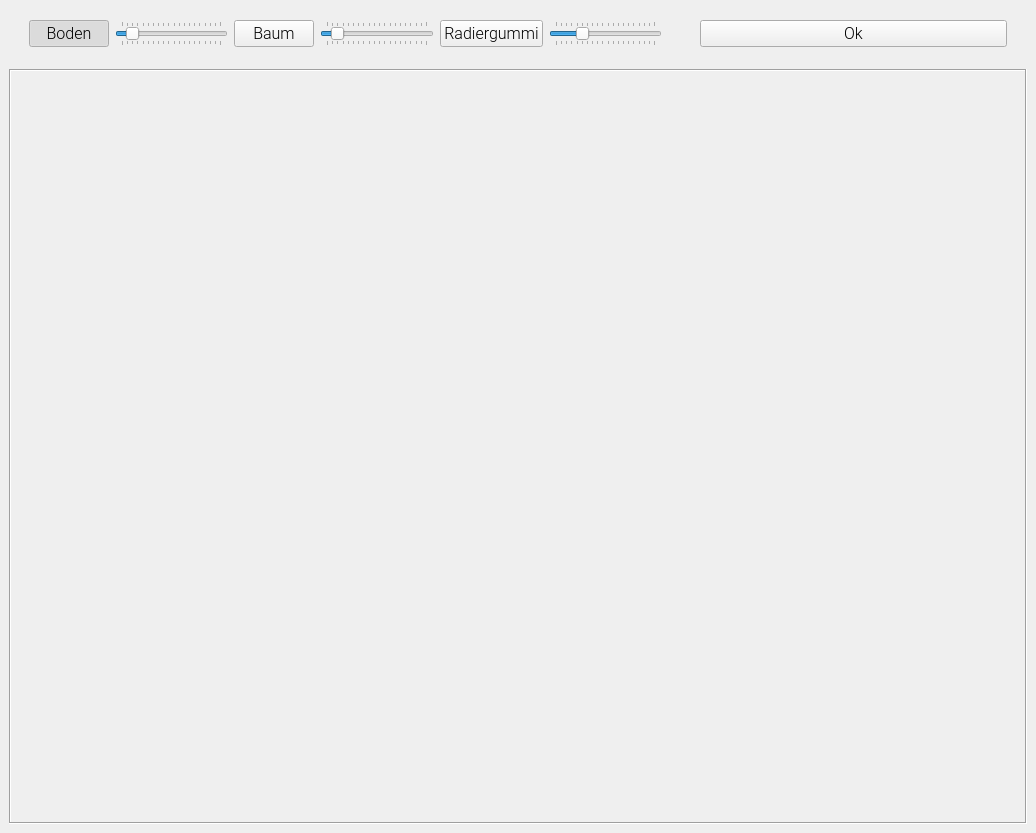
<?xml version="1.0" encoding="UTF-8"?>
<ui version="4.0">
 <class>MainWindow</class>
 <widget class="QMainWindow" name="MainWindow">
  <property name="geometry">
   <rect>
    <x>0</x>
    <y>0</y>
    <width>1036</width>
    <height>833</height>
   </rect>
  </property>
  <property name="windowTitle">
   <string>MainWindow</string>
  </property>
  <widget class="QWidget" name="centralwidget">
   <layout class="QVBoxLayout" name="verticalLayout">
    <property name="spacing">
     <number>0</number>
    </property>
    <property name="leftMargin">
     <number>0</number>
    </property>
    <property name="topMargin">
     <number>0</number>
    </property>
    <property name="rightMargin">
     <number>0</number>
    </property>
    <property name="bottomMargin">
     <number>0</number>
    </property>
    <item>
     <widget class="QWidget" name="menu" native="true">
      <property name="sizePolicy">
       <sizepolicy hsizetype="Preferred" vsizetype="Fixed">
        <horstretch>0</horstretch>
        <verstretch>0</verstretch>
       </sizepolicy>
      </property>
      <property name="minimumSize">
       <size>
        <width>0</width>
        <height>40</height>
       </size>
      </property>
      <property name="maximumSize">
       <size>
        <width>16777215</width>
        <height>60</height>
       </size>
      </property>
      <layout class="QHBoxLayout" name="horizontalLayout">
       <property name="spacing">
        <number>20</number>
       </property>
       <property name="leftMargin">
        <number>20</number>
       </property>
       <property name="rightMargin">
        <number>20</number>
       </property>
       <item>
        <widget class="QWidget" name="horizontalWidget_2" native="true">
         <property name="sizePolicy">
          <sizepolicy hsizetype="Preferred" vsizetype="Fixed">
           <horstretch>2</horstretch>
           <verstretch>0</verstretch>
          </sizepolicy>
         </property>
         <property name="minimumSize">
          <size>
           <width>0</width>
           <height>50</height>
          </size>
         </property>
         <layout class="QHBoxLayout" name="horizontalLayout_3">
          <item>
           <widget class="QPushButton" name="bodenBtn">
            <property name="font">
             <font>
              <family>Roboto Light</family>
              <pointsize>12</pointsize>
             </font>
            </property>
            <property name="text">
             <string>Boden</string>
            </property>
            <property name="checkable">
             <bool>true</bool>
            </property>
            <property name="checked">
             <bool>true</bool>
            </property>
           </widget>
          </item>
          <item>
           <widget class="QSlider" name="bodenSlider">
            <property name="minimum">
             <number>1</number>
            </property>
            <property name="maximum">
             <number>20</number>
            </property>
            <property name="pageStep">
             <number>3</number>
            </property>
            <property name="value">
             <number>3</number>
            </property>
            <property name="orientation">
             <enum>Qt::Horizontal</enum>
            </property>
            <property name="tickPosition">
             <enum>QSlider::TicksBothSides</enum>
            </property>
            <property name="tickInterval">
             <number>1</number>
            </property>
           </widget>
          </item>
          <item>
           <widget class="QPushButton" name="baumBtn">
            <property name="font">
             <font>
              <family>Roboto Light</family>
              <pointsize>12</pointsize>
             </font>
            </property>
            <property name="text">
             <string>Baum</string>
            </property>
            <property name="checkable">
             <bool>true</bool>
            </property>
           </widget>
          </item>
          <item>
           <widget class="QSlider" name="baumSlider">
            <property name="minimum">
             <number>1</number>
            </property>
            <property name="maximum">
             <number>20</number>
            </property>
            <property name="pageStep">
             <number>3</number>
            </property>
            <property name="value">
             <number>3</number>
            </property>
            <property name="orientation">
             <enum>Qt::Horizontal</enum>
            </property>
            <property name="tickPosition">
             <enum>QSlider::TicksBothSides</enum>
            </property>
            <property name="tickInterval">
             <number>1</number>
            </property>
           </widget>
          </item>
          <item>
           <widget class="QPushButton" name="radiergummiBtn">
            <property name="font">
             <font>
              <family>Roboto Light</family>
              <pointsize>12</pointsize>
             </font>
            </property>
            <property name="text">
             <string>Radiergummi</string>
            </property>
            <property name="checkable">
             <bool>true</bool>
            </property>
           </widget>
          </item>
          <item>
           <widget class="QSlider" name="radiergummiSlider">
            <property name="minimum">
             <number>1</number>
            </property>
            <property name="maximum">
             <number>20</number>
            </property>
            <property name="pageStep">
             <number>3</number>
            </property>
            <property name="value">
             <number>6</number>
            </property>
            <property name="sliderPosition">
             <number>6</number>
            </property>
            <property name="orientation">
             <enum>Qt::Horizontal</enum>
            </property>
            <property name="tickPosition">
             <enum>QSlider::TicksBothSides</enum>
            </property>
            <property name="tickInterval">
             <number>1</number>
            </property>
           </widget>
          </item>
         </layout>
        </widget>
       </item>
       <item>
        <widget class="QWidget" name="horizontalWidget" native="true">
         <property name="sizePolicy">
          <sizepolicy hsizetype="Preferred" vsizetype="Fixed">
           <horstretch>1</horstretch>
           <verstretch>0</verstretch>
          </sizepolicy>
         </property>
         <property name="minimumSize">
          <size>
           <width>0</width>
           <height>50</height>
          </size>
         </property>
         <layout class="QHBoxLayout" name="horizontalLayout_2">
          <item>
           <widget class="QPushButton" name="okBtn">
            <property name="font">
             <font>
              <family>Roboto Light</family>
              <pointsize>12</pointsize>
             </font>
            </property>
            <property name="text">
             <string>Ok</string>
            </property>
           </widget>
          </item>
         </layout>
        </widget>
       </item>
      </layout>
     </widget>
    </item>
    <item>
     <widget class="QWidget" name="container" native="true">
      <layout class="QVBoxLayout" name="verticalLayout_2">
       <item>
        <widget class="QFrame" name="pictureArea">
         <property name="frameShape">
          <enum>QFrame::Box</enum>
         </property>
         <property name="frameShadow">
          <enum>QFrame::Sunken</enum>
         </property>
        </widget>
       </item>
      </layout>
     </widget>
    </item>
   </layout>
  </widget>
 </widget>
 <resources/>
 <connections/>
</ui>
